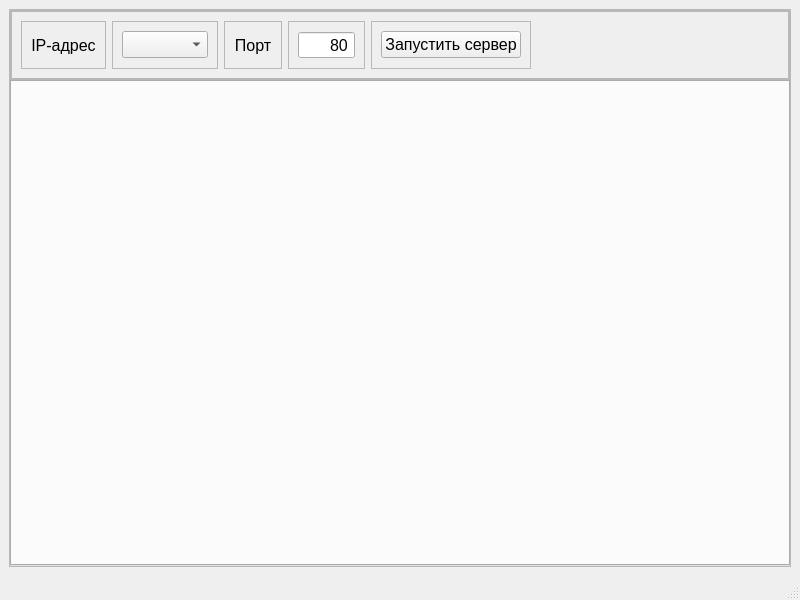
<?xml version="1.0" encoding="UTF-8"?>
<ui version="4.0">
 <class>MainWindow</class>
 <widget class="QMainWindow" name="MainWindow">
  <property name="geometry">
   <rect>
    <x>0</x>
    <y>0</y>
    <width>800</width>
    <height>600</height>
   </rect>
  </property>
  <property name="font">
   <font>
    <family>Segoe UI</family>
    <pointsize>12</pointsize>
   </font>
  </property>
  <property name="windowTitle">
   <string>MainWindow</string>
  </property>
  <widget class="QWidget" name="centralwidget">
   <layout class="QHBoxLayout" name="horizontalLayout">
    <item>
     <widget class="QFrame" name="frame_body">
      <property name="frameShape">
       <enum>QFrame::StyledPanel</enum>
      </property>
      <property name="frameShadow">
       <enum>QFrame::Raised</enum>
      </property>
      <layout class="QVBoxLayout" name="verticalLayout">
       <property name="spacing">
        <number>0</number>
       </property>
       <property name="leftMargin">
        <number>0</number>
       </property>
       <property name="topMargin">
        <number>0</number>
       </property>
       <property name="rightMargin">
        <number>0</number>
       </property>
       <property name="bottomMargin">
        <number>0</number>
       </property>
       <item>
        <widget class="QFrame" name="frame_config">
         <property name="minimumSize">
          <size>
           <width>0</width>
           <height>40</height>
          </size>
         </property>
         <property name="frameShape">
          <enum>QFrame::StyledPanel</enum>
         </property>
         <property name="frameShadow">
          <enum>QFrame::Raised</enum>
         </property>
         <layout class="QVBoxLayout" name="verticalLayout_2">
          <property name="spacing">
           <number>0</number>
          </property>
          <property name="leftMargin">
           <number>0</number>
          </property>
          <property name="topMargin">
           <number>0</number>
          </property>
          <property name="rightMargin">
           <number>0</number>
          </property>
          <property name="bottomMargin">
           <number>0</number>
          </property>
          <item>
           <widget class="QFrame" name="frame">
            <property name="frameShape">
             <enum>QFrame::StyledPanel</enum>
            </property>
            <property name="frameShadow">
             <enum>QFrame::Raised</enum>
            </property>
            <layout class="QHBoxLayout" name="horizontalLayout_2">
             <item>
              <widget class="QFrame" name="frame_2">
               <property name="frameShape">
                <enum>QFrame::StyledPanel</enum>
               </property>
               <property name="frameShadow">
                <enum>QFrame::Raised</enum>
               </property>
               <layout class="QHBoxLayout" name="horizontalLayout_3">
                <item>
                 <widget class="QLabel" name="text_ip">
                  <property name="text">
                   <string>IP-адрес</string>
                  </property>
                  <property name="alignment">
                   <set>Qt::AlignCenter</set>
                  </property>
                 </widget>
                </item>
               </layout>
              </widget>
             </item>
             <item>
              <widget class="QFrame" name="frame_3">
               <property name="frameShape">
                <enum>QFrame::StyledPanel</enum>
               </property>
               <property name="frameShadow">
                <enum>QFrame::Raised</enum>
               </property>
               <layout class="QHBoxLayout" name="horizontalLayout_4">
                <item>
                 <widget class="QComboBox" name="comboBox_ip"/>
                </item>
               </layout>
              </widget>
             </item>
             <item>
              <widget class="QFrame" name="frame_4">
               <property name="frameShape">
                <enum>QFrame::StyledPanel</enum>
               </property>
               <property name="frameShadow">
                <enum>QFrame::Raised</enum>
               </property>
               <layout class="QHBoxLayout" name="horizontalLayout_5">
                <item>
                 <widget class="QLabel" name="text_port">
                  <property name="text">
                   <string>Порт</string>
                  </property>
                  <property name="alignment">
                   <set>Qt::AlignCenter</set>
                  </property>
                 </widget>
                </item>
               </layout>
              </widget>
             </item>
             <item>
              <widget class="QFrame" name="frame_5">
               <property name="frameShape">
                <enum>QFrame::StyledPanel</enum>
               </property>
               <property name="frameShadow">
                <enum>QFrame::Raised</enum>
               </property>
               <layout class="QHBoxLayout" name="horizontalLayout_6">
                <item>
                 <widget class="QSpinBox" name="spinBox_port">
                  <property name="alignment">
                   <set>Qt::AlignRight|Qt::AlignTrailing|Qt::AlignVCenter</set>
                  </property>
                  <property name="buttonSymbols">
                   <enum>QAbstractSpinBox::NoButtons</enum>
                  </property>
                  <property name="minimum">
                   <number>80</number>
                  </property>
                  <property name="maximum">
                   <number>65536</number>
                  </property>
                 </widget>
                </item>
               </layout>
              </widget>
             </item>
             <item>
              <widget class="QFrame" name="frame_6">
               <property name="frameShape">
                <enum>QFrame::StyledPanel</enum>
               </property>
               <property name="frameShadow">
                <enum>QFrame::Raised</enum>
               </property>
               <layout class="QHBoxLayout" name="horizontalLayout_7">
                <item>
                 <widget class="QPushButton" name="button_startServer">
                  <property name="text">
                   <string>Запустить сервер</string>
                  </property>
                 </widget>
                </item>
               </layout>
              </widget>
             </item>
             <item>
              <spacer name="horizontalSpacer">
               <property name="orientation">
                <enum>Qt::Horizontal</enum>
               </property>
               <property name="sizeHint" stdset="0">
                <size>
                 <width>40</width>
                 <height>20</height>
                </size>
               </property>
              </spacer>
             </item>
            </layout>
           </widget>
          </item>
         </layout>
        </widget>
       </item>
       <item>
        <widget class="QTabWidget" name="tab_client"/>
       </item>
      </layout>
     </widget>
    </item>
   </layout>
  </widget>
  <widget class="QMenuBar" name="menubar">
   <property name="geometry">
    <rect>
     <x>0</x>
     <y>0</y>
     <width>800</width>
     <height>27</height>
    </rect>
   </property>
  </widget>
  <widget class="QStatusBar" name="statusbar"/>
 </widget>
 <resources/>
 <connections/>
</ui>
